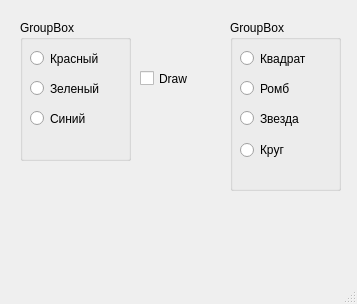
<?xml version="1.0" encoding="UTF-8"?>
<ui version="4.0">
 <class>MainWindow</class>
 <widget class="QMainWindow" name="MainWindow">
  <property name="geometry">
   <rect>
    <x>0</x>
    <y>0</y>
    <width>357</width>
    <height>304</height>
   </rect>
  </property>
  <property name="windowTitle">
   <string>MainWindow</string>
  </property>
  <widget class="QWidget" name="centralwidget">
   <widget class="QGroupBox" name="groupBox">
    <property name="geometry">
     <rect>
      <x>230</x>
      <y>20</y>
      <width>111</width>
      <height>171</height>
     </rect>
    </property>
    <property name="title">
     <string>GroupBox</string>
    </property>
    <widget class="QRadioButton" name="radioButton">
     <property name="geometry">
      <rect>
       <x>10</x>
       <y>30</y>
       <width>82</width>
       <height>17</height>
      </rect>
     </property>
     <property name="text">
      <string>Квадрат</string>
     </property>
    </widget>
    <widget class="QRadioButton" name="radioButton_2">
     <property name="geometry">
      <rect>
       <x>10</x>
       <y>60</y>
       <width>82</width>
       <height>17</height>
      </rect>
     </property>
     <property name="text">
      <string>Ромб</string>
     </property>
    </widget>
    <widget class="QRadioButton" name="radioButton_3">
     <property name="geometry">
      <rect>
       <x>10</x>
       <y>90</y>
       <width>82</width>
       <height>17</height>
      </rect>
     </property>
     <property name="text">
      <string>Звезда</string>
     </property>
    </widget>
    <widget class="QRadioButton" name="radioButton_7">
     <property name="geometry">
      <rect>
       <x>10</x>
       <y>120</y>
       <width>100</width>
       <height>20</height>
      </rect>
     </property>
     <property name="text">
      <string>Круг</string>
     </property>
    </widget>
   </widget>
   <widget class="QGroupBox" name="groupBox_2">
    <property name="geometry">
     <rect>
      <x>20</x>
      <y>20</y>
      <width>111</width>
      <height>141</height>
     </rect>
    </property>
    <property name="title">
     <string>GroupBox</string>
    </property>
    <widget class="QRadioButton" name="radioButton_4">
     <property name="geometry">
      <rect>
       <x>10</x>
       <y>30</y>
       <width>82</width>
       <height>17</height>
      </rect>
     </property>
     <property name="text">
      <string>Красный</string>
     </property>
    </widget>
    <widget class="QRadioButton" name="radioButton_5">
     <property name="geometry">
      <rect>
       <x>10</x>
       <y>60</y>
       <width>82</width>
       <height>17</height>
      </rect>
     </property>
     <property name="text">
      <string>Зеленый</string>
     </property>
    </widget>
    <widget class="QRadioButton" name="radioButton_6">
     <property name="geometry">
      <rect>
       <x>10</x>
       <y>90</y>
       <width>82</width>
       <height>17</height>
      </rect>
     </property>
     <property name="text">
      <string>Синий</string>
     </property>
    </widget>
   </widget>
   <widget class="QCheckBox" name="checkBox">
    <property name="geometry">
     <rect>
      <x>140</x>
      <y>70</y>
      <width>70</width>
      <height>17</height>
     </rect>
    </property>
    <property name="text">
     <string>Draw</string>
    </property>
   </widget>
  </widget>
  <widget class="QMenuBar" name="menubar">
   <property name="geometry">
    <rect>
     <x>0</x>
     <y>0</y>
     <width>357</width>
     <height>22</height>
    </rect>
   </property>
  </widget>
  <widget class="QStatusBar" name="statusbar"/>
 </widget>
 <resources/>
 <connections/>
</ui>
